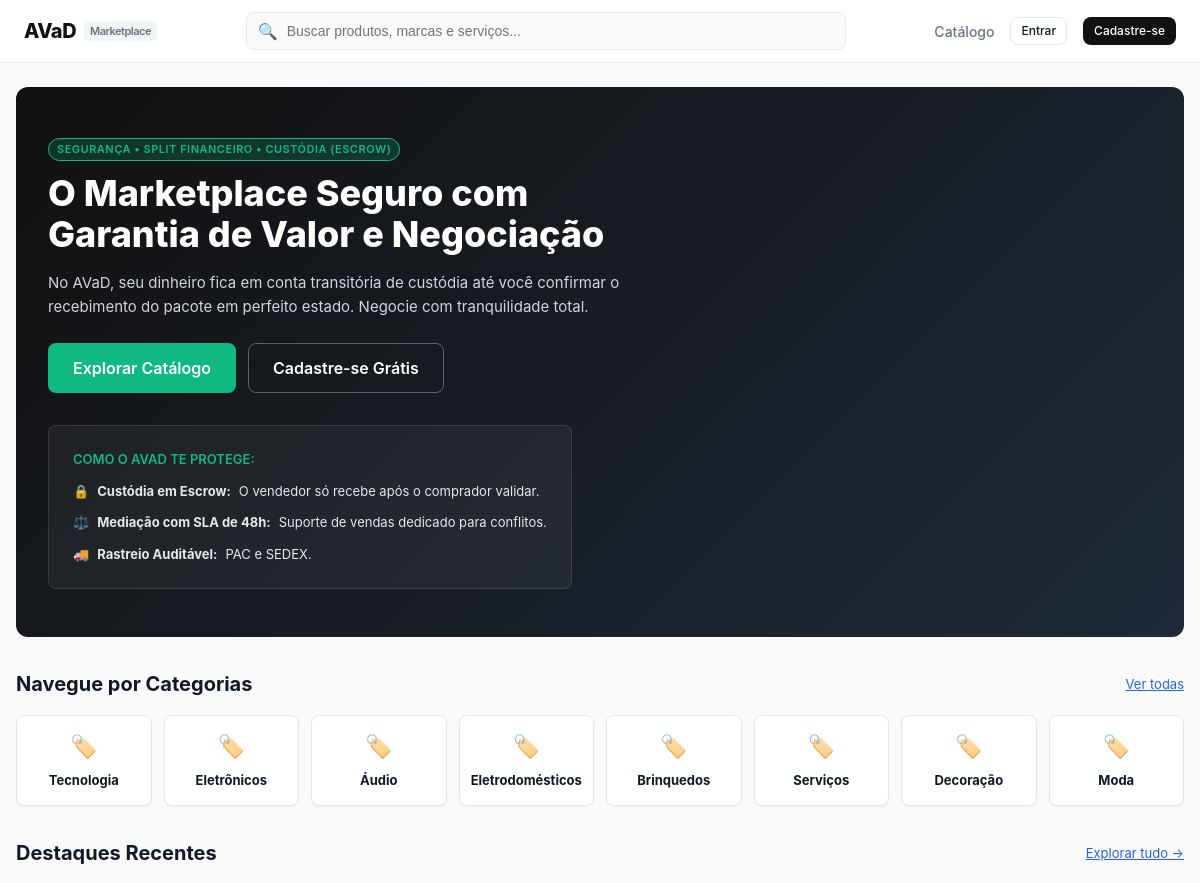
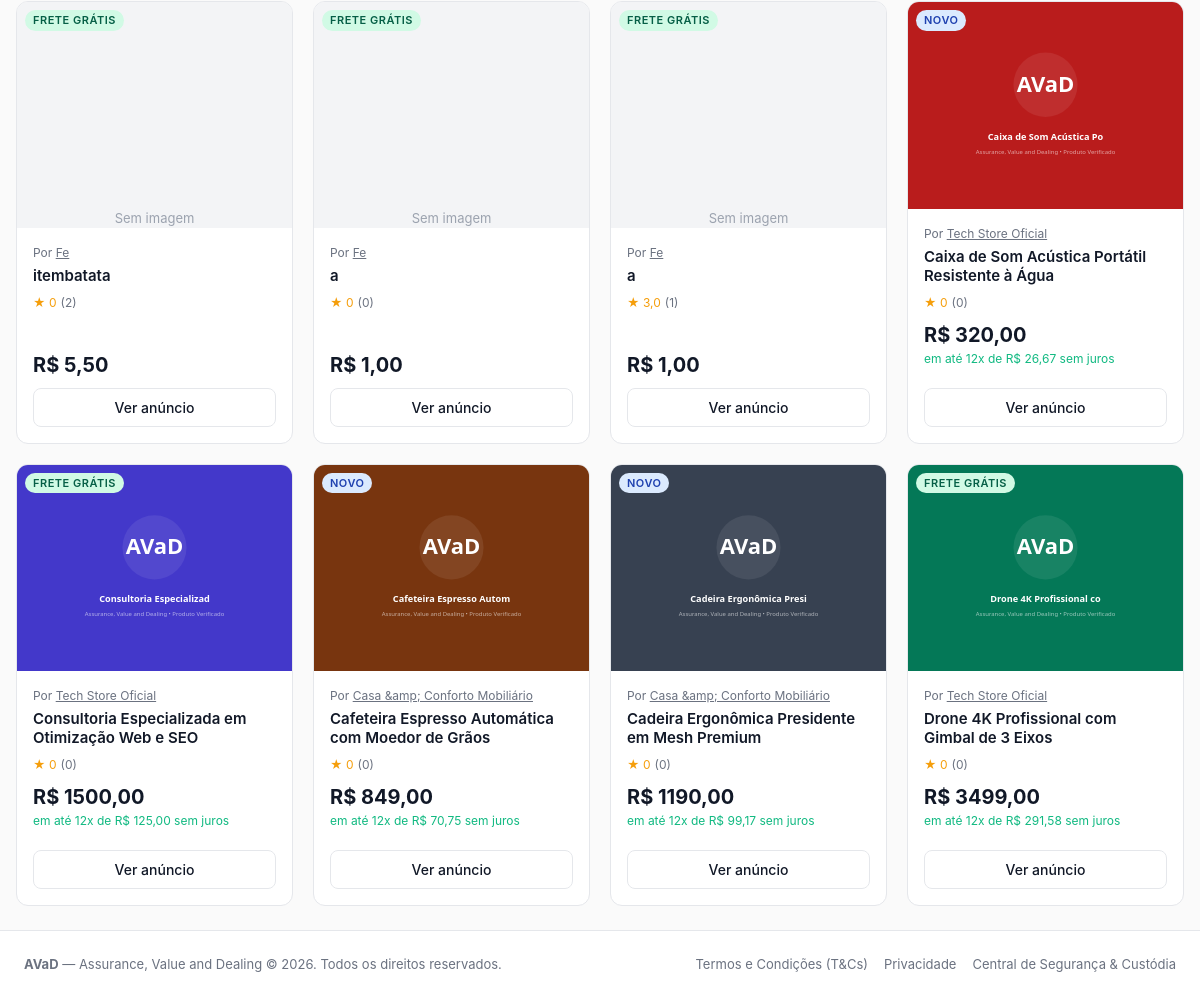
The page / on the database its author committed (2 pictures, top to bottom).
### catalog/models.py (models this page shows, shortened)
class Product(models.Model):
    vendedor = models.ForeignKey(User, on_delete=models.CASCADE, related_name='products')
    titulo = models.CharField(max_length=200)
    categoria = models.CharField(max_length=50, choices=CATEGORIAS)
    descricao = models.TextField()
    caracteristicas = models.TextField(blank=True, help_text='Uma característica por linha')
    preco = models.DecimalField(max_digits=10, decimal_places=2)
    estoque = models.PositiveIntegerField(default=0)
    imagem = models.ImageField(upload_to='products/', blank=True, null=True)
    frete_gratis = models.BooleanField(default=False)
    ativo = models.BooleanField(default=True)
    removido = models.BooleanField(default=False)  # anúncio removido pelo vendedor (some da loja e da lista)
    criado_em = models.DateTimeField(auto_now_add=True)
    class Meta:
        ordering = ['-criado_em']
    @property
    def nota_media(self):
        from orders.models import Review
        from django.db.models import Avg
        reviews = Review.objects.filter(pedido__produto=self)
        avg = reviews.aggregate(avg=Avg('nota_vendedor'))['avg']
        return round(avg, 1) if avg else 0
    @property
    def total_avaliacoes(self):
        from orders.models import Review
        return Review.objects.filter(pedido__produto=self).count()
    @property
    def parcelas_sem_juros(self):
        if self.preco >= 12:
            valor = f"{self.preco / 12:.2f}".replace('.', ',')
            return f"em até 12x de R$ {valor} sem juros"
        return ""

### accounts/models.py (models this page shows, shortened)
class UserProfile(models.Model):
    user = models.OneToOneField(User, on_delete=models.CASCADE, related_name='profile')
    nome = models.CharField(max_length=16)
    data_nascimento = models.DateField()
    cpf = models.CharField(max_length=14, unique=True)
    cnpj = models.CharField(max_length=18, blank=True, null=True, unique=True)
    tem_cnpj = models.BooleanField(default=False)
    email_verificado = models.BooleanField(default=False)
    is_mediador = models.BooleanField(default=False)
    conta_bancaria_bloqueada = models.BooleanField(default=False)
    suspenso = models.BooleanField(default=False)
    token_verificacao = models.CharField(max_length=64, blank=True, null=True)
    tipo_usuario = models.CharField(max_length=20, choices=[
        ('comprador', 'Comprador'),
        ('vendedor', 'Vendedor'),
        ('mediador', 'Mediador'),
    ], default='comprador')
    nome_loja = models.CharField(max_length=64, blank=True, null=True)

### catalog/views.py (the view)
# urls.py: path('', home_view, name='home'),
def home_view(request):
    products = Product.objects.filter(ativo=True)[:8]
    return render(request, 'catalog/home.html', {'products': products, 'categorias': CATEGORIAS})

### accounts/roles.py (called while the page is built)
def tipo_usuario(request):
    if not request.user.is_authenticated:
        return None
    tipo = request.session.get('tipo_usuario')
    return tipo if tipo in TIPOS else COMPRADOR

### orders/context_processors.py (called while the page is built)
def cart_count(request):
    user = getattr(request, 'user', None)
    if user is None or not user.is_authenticated:
        return {'cart_count': 0}
    return {'cart_count': Cart(request).count()}

### templates/catalog/home.html (shortened to what this page needs)
{% extends "base.html" %}
{% load avad_filters %}
{% block content %}
<div style="background: linear-gradient(135deg, #111111 0%, #1F2937 100%); color: #FFFFFF; border-radius: var(--radius-lg); padding: 48px 32px; margin-bottom: 32px; display: flex; align-items: center; justify-content: space-between; gap: 32px; flex-wrap: wrap;">
  <div style="max-width: 600px;">
    <span class="badge badge-success" style="margin-bottom: 12px; background: rgba(16, 185, 129, 0.2); color: #10B981; border: 1px solid #10B981;">
      SEGURANÇA &bull; split financeiro &bull; custódia (escrow)
    </span>
    <h1 style="font-size: 36px; font-weight: 800; line-height: 1.15; margin-bottom: 16px;">
      O Marketplace Seguro com Garantia de Valor e Negociação
    </h1>
    <p style="font-size: 15px; color: #D1D5DB; margin-bottom: 24px; line-height: 1.6;">
      No AVaD, seu dinheiro fica em conta transitória de custódia até você confirmar o recebimento do pacote em perfeito estado. Negocie com tranquilidade total.
    </p>
    <div style="display: flex; gap: 12px;">
      <a href="{% url 'catalog:product_list' %}" class="btn btn-success btn-lg">Explorar Catálogo</a>
      {% if user.is_authenticated %}
        {% if request.tipo_usuario == 'vendedor' %}
          <a href="{% url 'dashboard:overview' %}" class="btn btn-outline btn-lg" style="color: #FFFFFF; border-color: rgba(255, 255, 255, 0.3);">Painel do Vendedor</a>
        {% elif request.tipo_usuario == 'mediador' %}
          <a href="{% url 'disputes:mediation_panel' %}" class="btn btn-outline btn-lg" style="color: #FFFFFF; border-color: rgba(255, 255, 255, 0.3);">Painel de Mediação</a>
        {% else %}
          <a href="{% url 'orders:my_orders' %}" class="btn btn-outline btn-lg" style="color: #FFFFFF; border-color: rgba(255, 255, 255, 0.3);">Meus Pedidos</a>
        {% endif %}
      {% else %}
        <a href="{% url 'accounts:register' %}" class="btn btn-outline btn-lg" style="color: #FFFFFF; border-color: rgba(255, 255, 255, 0.3);">Cadastre-se Grátis</a>
      {% endif %}
    </div>
  </div>
  <div style="display: flex; flex-direction: column; gap: 12px; background: rgba(255, 255, 255, 0.05); padding: 24px; border-radius: var(--radius-md); border: 1px solid rgba(255, 255, 255, 0.1); min-width: 280px;">
    <div style="font-size: 13px; font-weight: 600; color: #10B981;">COMO O AVAD TE PROTEGE:</div>
    <div style="font-size: 13px; color: #E5E7EB; display: flex; gap: 8px;">
      <span>🔒</span> <strong>Custódia em Escrow:</strong> O vendedor só recebe após o comprador validar.
    </div>
    <div style="font-size: 13px; color: #E5E7EB; display: flex; gap: 8px;">
      <span>⚖️</span> <strong>Mediação com SLA de 48h:</strong> Suporte de vendas dedicado para conflitos.
    </div>
    <div style="font-size: 13px; color: #E5E7EB; display: flex; gap: 8px;">
      <span>🚚</span> <strong>Rastreio Auditável:</strong> PAC e SEDEX.
    </div>
  </div>
</div>
<div style="margin-bottom: 32px;">
  <div style="display: flex; justify-content: space-between; align-items: center; margin-bottom: 16px;">
    <h2 style="font-size: 20px; font-weight: 700;">Navegue por Categorias</h2>
    <a href="{% url 'catalog:product_list' %}" style="font-size: 13px; color: var(--accent-blue); text-decoration: underline;">Ver todas</a>
  </div>
  <div style="display: grid; grid-template-columns: repeat(auto-fit, minmax(130px, 1fr)); gap: 12px;">
    {% for cat_val, cat_label in categorias|slice:":8" %}
      <a href="{% url 'catalog:product_list' %}?categoria={{ cat_val }}" class="card" style="text-align: center; padding: 14px 8px; border-radius: var(--radius-md); transition: border-color 0.15s;">
        <span style="font-size: 22px; display: block; margin-bottom: 4px;">🏷️</span>
        <strong style="font-size: 13px;">{{ cat_label }}</strong>
      </a>
    {% endfor %}
  </div>
</div>
<div>
  <div style="display: flex; justify-content: space-between; align-items: center; margin-bottom: 16px;">
    <h2 style="font-size: 20px; font-weight: 700;">Destaques Recentes</h2>
    <a href="{% url 'catalog:product_list' %}" style="font-size: 13px; color: var(--accent-blue); text-decoration: underline;">Explorar tudo &rarr;</a>
  </div>
  <div class="product-grid">
    {% for product in products %}
      <div class="product-card">
        <div class="product-img-wrap">
          {% if product.frete_gratis %}
            <span class="badge badge-success product-badge-float">FRETE GRÁTIS</span>
          {% else %}
            <span class="badge badge-info product-badge-float">NOVO</span>
          {% endif %}
          {% if product.imagem %}
            <img src="{{ product.imagem.url }}" alt="{{ product.titulo }}" class="product-img">
          {% else %}
            <div style="width: 100%; height: 100%; display: flex; align-items: center; justify-content: center; background: #F3F4F6; color: #9CA3AF; font-size: 13px;">Sem imagem</div>
          {% endif %}
        </div>
        <div class="product-info">
          <div class="product-seller">
            Por <a href="{% url 'accounts:seller_profile' product.vendedor.id %}" style="text-decoration: underline;">{{ product.vendedor.profile.nome_loja|default:product.vendedor.profile.nome }}</a>
          </div>
          <h3 class="product-title">
            <a href="{% url 'catalog:product_detail' product.id %}">{{ product.titulo }}</a>
          </h3>
          <div class="product-rating">
            <span>★ {{ product.nota_media }}</span>
            <span style="color: var(--text-muted);">({{ product.total_avaliacoes }})</span>
          </div>
          <div class="product-price">R$ {{ product.preco }}</div>
          {% if product.parcelas_sem_juros %}
            <div class="product-installments">{{ product.parcelas_sem_juros }}</div>
          {% endif %}
          <a href="{% url 'catalog:product_detail' product.id %}" class="btn btn-outline btn-block" style="margin-top: 8px;">
            Ver anúncio
          </a>
        </div>
      </div>
    {% empty %}
      <div style="grid-column: 1 / -1; padding: 48px; text-align: center; color: var(--text-muted);">
        Nenhum produto cadastrado ainda.
      </div>
    {% endfor %}
  </div>
</div>
{% endblock %}

### static/css/style.css (style rules this page uses)
:root { --bg-main: #FAFAFA; --bg-card: #FFFFFF; --text-main: #111827; --text-muted: #6B7280; --border-color: #E5E7EB; --primary: #111111; --primary-hover: #000000; --accent-emerald: #10B981; --accent-blue: #2563EB; --sidebar-dark: #142621; --sidebar-text: #E2E8F0; --sidebar-muted: #94A3B8; --sidebar-active: #10B981; --danger: #EF4444; --warning: #F59E0B; --success: #10B981; --info: #3B82F6; --radius-sm: 4px; --radius-md: 8px; --radius-lg: 12px; --shadow-sm: 0 1px 2px 0 rgba(0, 0, 0, 0.05); --shadow-md: 0 4px 6px -1px rgba(0, 0, 0, 0.1); --shadow-lg: 0 10px 15px -3px rgba(0, 0, 0, 0.1); }
* { box-sizing: border-box; margin: 0; padding: 0; }
body { font-family: -apple-system, BlinkMacSystemFont, "Segoe UI", Roboto, Helvetica, Arial, sans-serif; background-color: var(--bg-main); color: var(--text-main); line-height: 1.5; min-height: 100vh; display: flex; flex-direction: column; }
a { color: inherit; text-decoration: none; }
.btn { display: inline-flex; align-items: center; justify-content: center; padding: 8px 16px; border-radius: var(--radius-md); font-size: 14px; font-weight: 500; cursor: pointer; transition: all 0.15s ease-in-out; border: 1px solid transparent; text-decoration: none; gap: 8px; }
.btn-outline { background-color: transparent; border-color: var(--border-color); color: var(--text-main); }
.btn-success { background-color: #10B981; color: #FFFFFF; }
.btn-lg { padding: 12px 24px; font-size: 16px; font-weight: 600; }
.btn-block { width: 100%; }
.badge { display: inline-flex; align-items: center; padding: 2px 8px; border-radius: 9999px; font-size: 11px; font-weight: 600; text-transform: uppercase; letter-spacing: 0.5px; }
.badge-info { background-color: #DBEAFE; color: #1E40AF; }
.badge-success { background-color: #D1FAE5; color: #065F46; }
.card { background-color: var(--bg-card); border: 1px solid var(--border-color); border-radius: var(--radius-lg); padding: 20px; box-shadow: var(--shadow-sm); }
.product-grid { display: grid; grid-template-columns: repeat(auto-fill, minmax(260px, 1fr)); gap: 20px; }
.product-card { background: #FFFFFF; border: 1px solid var(--border-color); border-radius: var(--radius-lg); overflow: hidden; display: flex; flex-direction: column; transition: transform 0.15s, box-shadow 0.15s; }
.product-img-wrap { position: relative; width: 100%; padding-top: 75%; background-color: #F3F4F6; overflow: hidden; }
.product-img { position: absolute; top: 0; left: 0; width: 100%; height: 100%; object-fit: cover; }
.product-badge-float { position: absolute; top: 8px; left: 8px; z-index: 10; }
.product-info { padding: 16px; display: flex; flex-direction: column; flex: 1; }
.product-seller { font-size: 12px; color: var(--text-muted); margin-bottom: 4px; }
.product-title { font-size: 15px; font-weight: 600; line-height: 1.3; margin-bottom: 8px; display: -webkit-box; -webkit-line-clamp: 2; line-clamp: 2; -webkit-box-orient: vertical; overflow: hidden; color: var(--text-main); }
.product-rating { display: flex; align-items: center; gap: 4px; font-size: 12px; color: #F59E0B; margin-bottom: 8px; }
.product-price { font-size: 20px; font-weight: 700; color: var(--text-main); margin-top: auto; }
.product-installments { font-size: 12px; color: #10B981; margin-bottom: 12px; }

### rows shown on the page
Product: frete_gratis "FRETE GRÁTIS", imagem "Sem imagem", vendedor.profile.nome_loja "Fe", titulo "itembatata", nota_media "0", total_avaliacoes "2", preco "5,50"
Product: frete_gratis "FRETE GRÁTIS", imagem "Sem imagem", vendedor.profile.nome_loja "Fe", titulo "a", nota_media "0", total_avaliacoes "0", preco "1,00"
Product: frete_gratis "FRETE GRÁTIS", imagem "Sem imagem", vendedor.profile.nome_loja "Fe", titulo "a", nota_media "3,0", total_avaliacoes "1", preco "1,00"
Product: frete_gratis "NOVO", imagem (picture), vendedor.profile.nome_loja "Tech Store Oficial", titulo "Caixa de Som Acústica Portátil Resistente à Água", nota_media "0", total_avaliacoes "0", preco "320,00", parcelas_sem_juros "em até 12x de R$ 26,67 sem juros"
Product: frete_gratis "FRETE GRÁTIS", imagem (picture), vendedor.profile.nome_loja "Tech Store Oficial", titulo "Consultoria Especializada em Otimização Web e SEO", nota_media "0", total_avaliacoes "0", preco "1500,00", parcelas_sem_juros "em até 12x de R$ 125,00 sem juros"
Product: frete_gratis "NOVO", imagem (picture), vendedor.profile.nome_loja "Casa &amp; Conforto Mobiliário", titulo "Cafeteira Espresso Automática com Moedor de Grãos", nota_media "0", total_avaliacoes "0", preco "849,00", parcelas_sem_juros "em até 12x de R$ 70,75 sem juros"
Product: frete_gratis "NOVO", imagem (picture), vendedor.profile.nome_loja "Casa &amp; Conforto Mobiliário", titulo "Cadeira Ergonômica Presidente em Mesh Premium", nota_media "0", total_avaliacoes "0", preco "1190,00", parcelas_sem_juros "em até 12x de R$ 99,17 sem juros"
Product: frete_gratis "FRETE GRÁTIS", imagem (picture), vendedor.profile.nome_loja "Tech Store Oficial", titulo "Drone 4K Profissional com Gimbal de 3 Eixos", nota_media "0", total_avaliacoes "0", preco "3499,00", parcelas_sem_juros "em até 12x de R$ 291,58 sem juros"

### other values the page prints
{{ cat_label }} "Tecnologia" "Eletrônicos" "Áudio" "Eletrodomésticos" "Brinquedos" "Serviços" "Decoração" "Moda"
